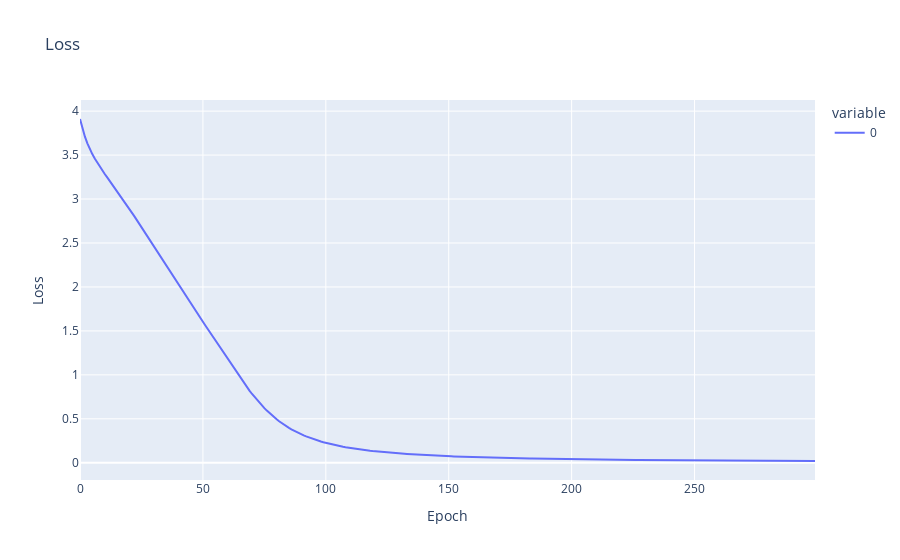

Notebook cell for this chart:
### Code cell
fig = px.line(losses, title="Loss")
fig.update_layout(
    xaxis_title="Epoch",
    yaxis_title="Loss",)
fig.show()

### Figure 1 — Plotly figure (JSON) as saved in the notebook; plotly's stock layout.template omitted (floating-point values rounded to 4 significant figures; data arrays with more than 128 entries replaced by an {"elided": "..."} marker saying what was removed)
{"data": [{"hovertemplate": "variable=0<br>index=%{x}<br>value=%{y}<extra></extra>", "legendgroup": "0", "line": {"color": "#636efa", "dash": "solid"}, "marker": {"symbol": "circle"}, "mode": "lines", "name": "0", "orientation": "v", "showlegend": true, "type": "scatter", "x": {"elided": "300 int values"}, "xaxis": "x", "y": {"elided": "300 float values"}, "yaxis": "y"}], "layout": {"legend": {"title": {"text": "variable"}, "tracegroupgap": 0}, "title": {"text": "Loss"}, "xaxis": {"anchor": "y", "domain": [0, 1], "title": {"text": "Epoch"}}, "yaxis": {"anchor": "x", "domain": [0, 1], "title": {"text": "Loss"}}}}
